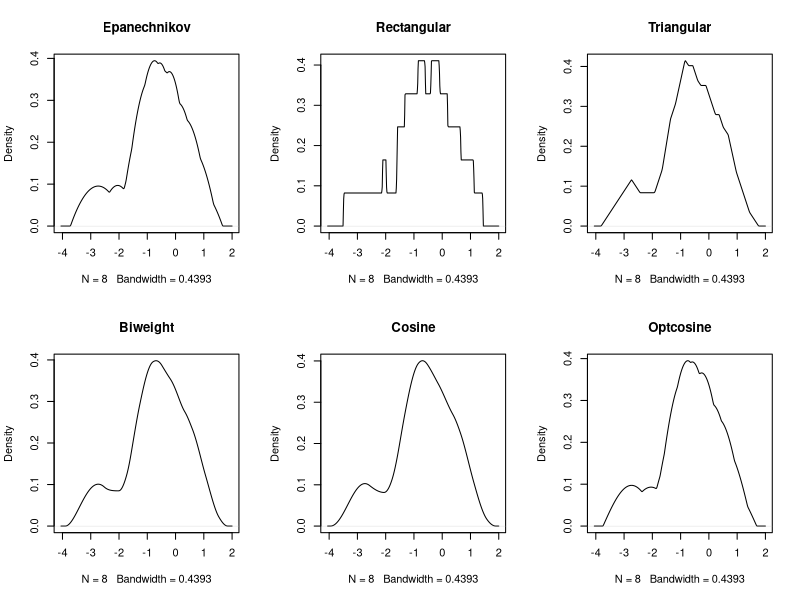

This figure's R source:
x11();par(mfrow=c(2,3))
set.seed(31109);X<-rnorm(8)
plot(density(X,kernel = "epanechnikov"),main="Epanechnikov")
plot(density(X,kernel = "rectangular"),main="Rectangular")
plot(density(X,kernel = "triangular"),main="Triangular")

plot(density(X,kernel = "biweight"),main="Biweight")
plot(density(X,kernel = "cosine"),main="Cosine")
plot(density(X,kernel = "optcosine"),main="Optcosine")
